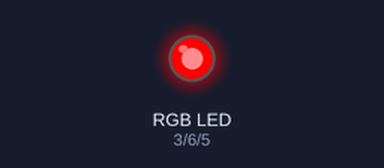
The sketch below on a simulated Arduino Uno, built with avr-gcc and run on an emulated ATmega328P. On the bench: an RGB LED mixed from three pins (HIGH = lit).

Above: at 0.05 s.
At 1.95 s:
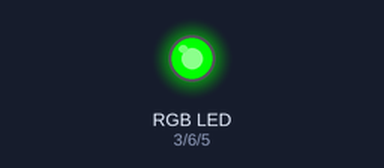
At 2.95 s:
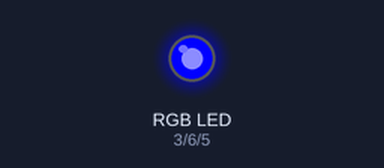
At 3.95 s:
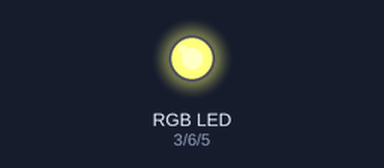
At 5.95 s:
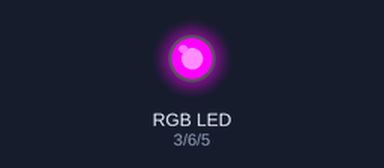
At 7.95 s:
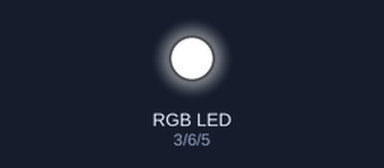
Timing chart, 0 to 10.4 s (numbered marks = the images above):
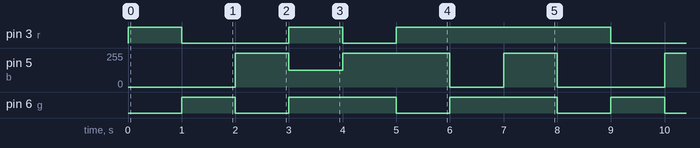

Measured:
- by itself, pin 3 (r): repeats every 8.0 s: LOW 2.0 s, HIGH 1.0 s, LOW 1.0 s, HIGH 4.0 s
- by itself, pin 5 (b): repeats every 8.0 s: 125/255 1.0 s, 255/255 2.0 s, 0/255 1.0 s, 255/255 1.0 s, 0/255 2.0 s, 255/255 1.0 s
- by itself, pin 6 (g): repeats every 8.0 s: 2 × (LOW 1.0 s, HIGH 2.0 s), LOW 1.0 s, HIGH 1.0 s

The sketch:

Code.ino
```cpp
int r=3;
int g=6;
int b=5;
void setup() {
  pinMode(r, OUTPUT);
  pinMode(g, OUTPUT);
  pinMode(b, OUTPUT);
}
void loop() {
  RGB_color(255, 0, 0); // Red
  delay(1000);
  RGB_color(0, 255, 0); // Green
  delay(1000);
  RGB_color(0, 0, 255); // Blue
  delay(1000);
  RGB_color(255, 255, 125); // Raspberry
  delay(1000);
  RGB_color(0, 255, 255); // Cyan
  delay(1000);
  RGB_color(255, 0, 255); // Magenta
  delay(1000);
  RGB_color(255, 255, 0); // Yellow
  delay(1000);
  RGB_color(255, 255, 255); // White
  delay(1000);
}
void RGB_color(int red_light_value, int green_light_value, int blue_light_value)
 {
  analogWrite(r, red_light_value);
  analogWrite(g, green_light_value);
  analogWrite(b, blue_light_value);
}
```
